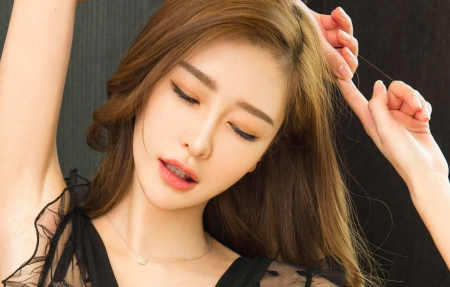
#> input picture Opencv/图片操作/hzz.jpg, 450 x 287 px
$ python '图片仿射变换.py'
#> lines starting #> are read from the running program, lines starting #| are printed output that depends on the picture
import cv2
import numpy as np
img = cv2.imread('hzz.jpg', 1)
#> img is the input picture: shape (287, 450, 3); mean B, G, R 87.2, 111.2, 141.2
cv2.imshow('src', img)
imgInfo = img.shape
#> imgInfo = (287, 450, 3)
dst = np.zeros(img.shape, np.uint8)
height = imgInfo[0]
#> height = 287
width = imgInfo[1]
#> width = 450
matSrc = np.float32([[0, 0], [0, height - 1], [width - 1, 0]])  #原来的图片的三个点确定放射变换的平面坐标矩阵
#> matSrc = [[0, 0], [0, 286], [449, 0]]
matDst = np.float32([[25, 25], [100, height - 1], [width - 100, 100]])  #要映射到的平面坐标矩阵
#> matDst = [[25, 25], [100, 286], [350, 100]]
matAffine = cv2.getAffineTransform(matSrc, matDst)  #mat 变角坐标矩阵  映射后的矩阵位置
dst = cv2.warpAffine(img, matAffine, (width, height))
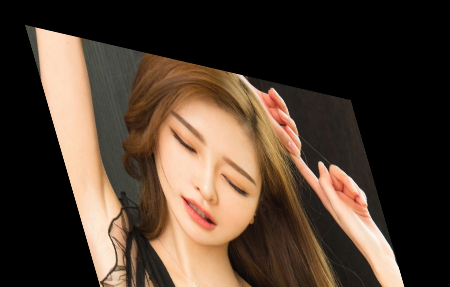
#> dst: shape (287, 450, 3); mean B, G, R 48, 61.2, 77.9
cv2.imshow('dst', dst)
cv2.waitKey(0)
